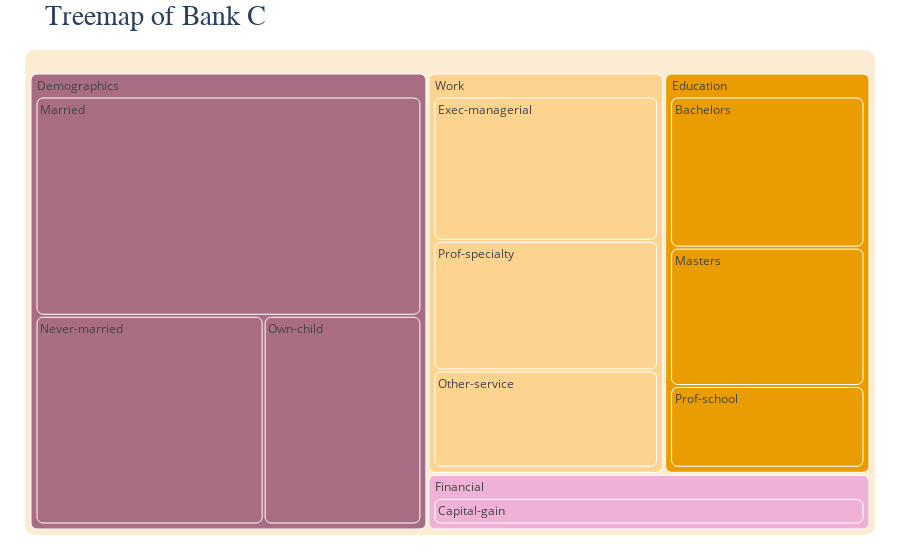

Notebook code cell kept with this figure:
### Code cell
dfC = pd.DataFrame(dataC)

color_mapC = {
    "BankC_Demographics": "#A86D83",
    "BankC_Education": "#EA9D00",
    "BankC_Work": "#FCD38F",
    "BankC_Financial": "#EFB2D6",
}

dfC["ColorCategory"] = dfC["Bank"] + "_" + dfC["Category"]

fig = px.treemap(
    dfC,
    path=["Category", "Feature"],
    values="Score",
    color="ColorCategory",
    color_discrete_map=color_mapC,
    title="Treemap of Bank C"
)
fig.update_layout(
    title_font_size=28,
    title_font_family="Helvetica Neue",
    margin=dict(t=50, l=25, r=25, b=25),
)

fig.update_traces(
    root_color="#FDECD4",
    marker=dict(cornerradius=10)
)

fig.show()

### Figure 1 — Plotly figure (JSON) as saved in the notebook; plotly's stock layout.template omitted (floating-point values rounded to 4 significant figures)
{"data": [{"branchvalues": "total", "customdata": [["BankC_Education"], ["BankC_Financial"], ["BankC_Demographics"], ["BankC_Education"], ["BankC_Work"], ["BankC_Work"], ["BankC_Demographics"], ["BankC_Work"], ["BankC_Demographics"], ["BankC_Education"], ["BankC_Demographics"], ["BankC_Education"], ["BankC_Financial"], ["BankC_Work"]], "domain": {"x": [0, 1], "y": [0, 1]}, "hovertemplate": "labels=%{label}<br>Score=%{value}<br>parent=%{parent}<br>id=%{id}<br>ColorCategory=%{customdata[0]}<extra></extra>", "ids": ["Education/Bachelors", "Financial/Capital-gain", "Demographics/Married", "Education/Masters", "Work/Other-service", "Work/Prof-specialty", "Demographics/Own-child", "Work/Exec-managerial", "Demographics/Never-married", "Education/Prof-school", "Demographics", "Education", "Financial", "Work"], "labels": ["Bachelors", "Capital-gain", "Married", "Masters", "Other-service", "Prof-specialty", "Own-child", "Exec-managerial", "Never-married", "Prof-school", "Demographics", "Education", "Financial", "Work"], "marker": {"colors": ["#EA9D00", "#EFB2D6", "#A86D83", "#EA9D00", "#FCD38F", "#FCD38F", "#A86D83", "#FCD38F", "#A86D83", "#EA9D00", "#A86D83", "#EA9D00", "#EFB2D6", "#FCD38F"], "cornerradius": 10}, "name": "", "parents": ["Education", "Financial", "Demographics", "Education", "Work", "Work", "Demographics", "Work", "Demographics", "Education", "", "", "", ""], "root": {"color": "#FDECD4"}, "type": "treemap", "values": [5444.0, 4058.0, 15080.0, 4986.0, 4023.0, 5356, 5869.0, 5964.0, 8488.0, 2948.0, 29430.0, 13378, 4058.0, 15340.0]}], "layout": {"legend": {"tracegroupgap": 0}, "margin": {"b": 25, "l": 25, "r": 25, "t": 50}, "title": {"font": {"family": "Helvetica Neue", "size": 28}, "text": "Treemap of Bank C"}}}
